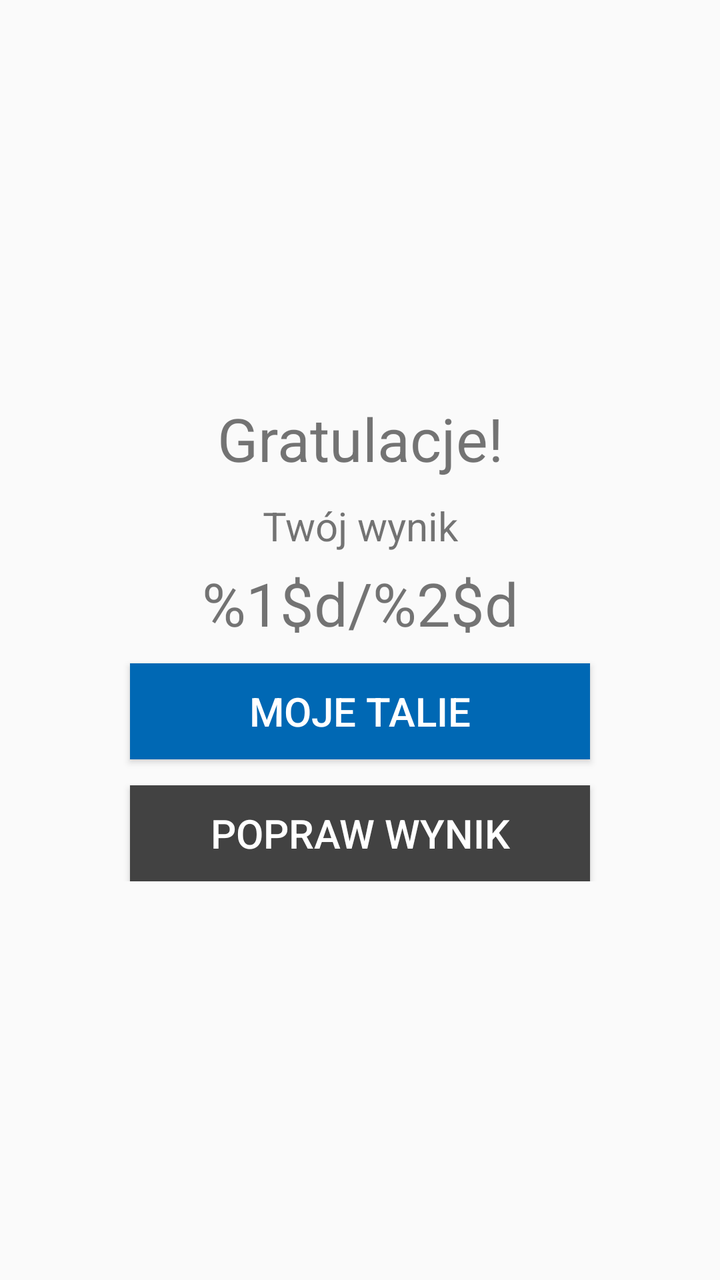
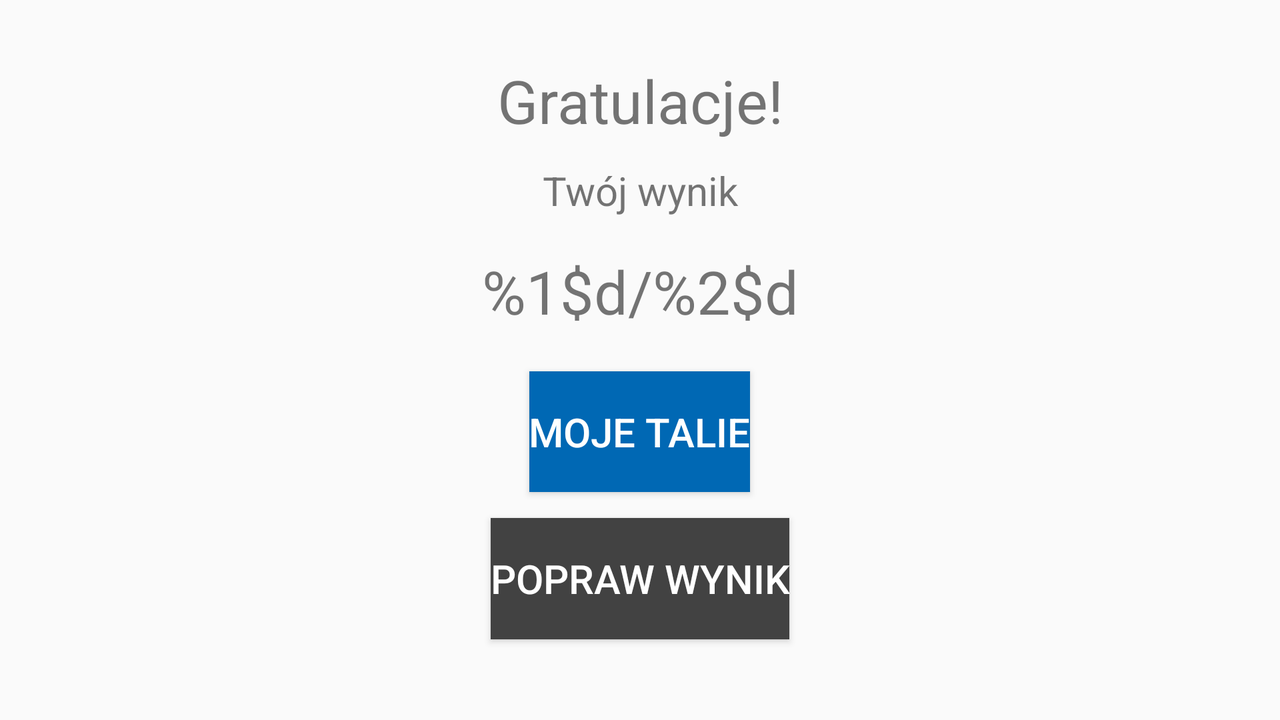

First picture: res/layout/ on a phone held upright. Second picture: the repository's own variant of that layout, on a device whose configuration matches the variant's folder. Source for both follows.
<!-- AndroidManifest.xml: application theme StudyBoxTheme -->
<!-- res/layout/fragment_result.xml -->
<?xml version="1.0" encoding="utf-8"?>
<LinearLayout xmlns:android="http://schemas.android.com/apk/res/android"
    android:layout_width="match_parent"
    android:layout_height="match_parent">

    <ScrollView
        android:layout_width="fill_parent"
        android:layout_height="wrap_content"
        android:layout_gravity="center"
        android:fitsSystemWindows="true">

        <LinearLayout
            android:orientation="vertical"
            android:layout_width="match_parent"
            android:layout_height="wrap_content"
            android:gravity="center">

        <TextView
            android:id="@+id/congrats"
            android:text="@string/congrats"
            android:textSize="@dimen/exam_large_text"
            android:layout_width="match_parent"
            android:layout_height="wrap_content"
            android:gravity="center"
            android:layout_marginBottom="@dimen/exam_element_bottom_margin"/>

        <TextView
            android:id="@+id/your_score"
            android:text="@string/your_score"
            android:textSize="@dimen/exam_medium_text"
            android:gravity="center"
            android:layout_width="match_parent"
            android:layout_height="wrap_content"
            android:layout_marginBottom="@dimen/exam_element_margin" />

        <TextView
            android:id="@+id/total_score"
            android:text="@string/correct_answers"
            android:textSize="@dimen/exam_large_text"
            android:gravity="center"
            android:layout_weight="0.2"
            android:layout_width="match_parent"
            android:layout_height="0dp"
            android:layout_marginBottom="@dimen/exam_element_bottom_margin" />

        <Button
            android:id="@+id/my_decks"
            android:text="@string/my_decks"
            android:textAllCaps="true"
            android:textSize="@dimen/exam_medium_text"
            android:textColor="@color/white"
            android:layout_height="wrap_content"
            android:layout_width="@dimen/result_button_width"
            android:layout_gravity="center"
            android:background="@color/colorDarkBlue"
            android:gravity="center"
            android:layout_marginBottom="@dimen/your_score_bottom_margin"/>

        <Button
            android:id="@+id/improve_result"
            android:text="@string/improve_result"
            android:textAllCaps="true"
            android:textSize="@dimen/exam_medium_text"
            android:textColor="@color/white"
            android:layout_height="wrap_content"
            android:layout_width="@dimen/result_button_width"
            android:layout_gravity="center"
            android:onClick="restartExam"
            android:background="@color/colorGraphite"
            android:gravity="center" />

        </LinearLayout>
    </ScrollView>

</LinearLayout>
<!-- resources referenced by this layout -->
<resources>
  <color name="colorDarkBlue">#0068B4</color>
  <color name="colorGraphite">#424242</color>
  <color name="white">#FFFFFF</color>
  <dimen name="exam_element_bottom_margin">10dp</dimen>
  <dimen name="exam_element_margin">5dp</dimen>
  <dimen name="exam_large_text">30sp</dimen>
  <dimen name="exam_medium_text">20sp</dimen>
  <dimen name="result_button_width">230dp</dimen>
  <dimen name="your_score_bottom_margin">13dp</dimen>
  <string name="congrats">Gratulacje!</string>
  <string name="correct_answers">%1$d/%2$d</string>
  <string name="improve_result">Popraw wynik</string>
  <string name="my_decks">Moje talie</string>
  <string name="your_score">Twój wynik</string>
  <!-- from res/values-v21/ -->
  <style name="StudyBoxTheme" parent="Theme.AppCompat.Light.DarkActionBar">
          <item name="colorPrimaryDark">@color/colorGraphite</item>
          <item name="colorPrimary">@color/colorRaspberry</item>
          <item name="colorAccent">@color/colorDarkBlue</item>
          <item name="android:colorBackground">@color/colorGrey</item>
          <item name="android:windowBackground">@color/colorGrey</item>
          <item name="windowActionBar">false</item>
          <item name="windowNoTitle">true</item>
          <item name="android:windowDrawsSystemBarBackgrounds">true</item>
          <item name="android:statusBarColor">@android:color/transparent</item>
          <item name="android:windowTranslucentStatus">true</item>
      </style>
  <color name="colorRaspberry">#EA0061</color>
  <color name="colorGrey">#FAFAFA</color>
</resources>
<!-- res/layout-land/fragment_result.xml (the repository's variant of the layout above) -->
<!-- drawn on the phone turned sideways -->
<?xml version="1.0" encoding="utf-8"?>
<LinearLayout xmlns:android="http://schemas.android.com/apk/res/android"
    android:layout_width="match_parent"
    android:layout_height="match_parent"
    android:orientation="vertical"
    android:padding="@dimen/exam_layout_padding"
    android:weightSum="1">

    <TextView
        android:id="@+id/congrats"
        android:text="@string/congrats"
        android:textSize="@dimen/exam_large_text"
        android:gravity="bottom|center_horizontal"
        android:layout_weight="0.2"
        android:layout_width="match_parent"
        android:layout_height="0dp"
        android:layout_marginBottom="@dimen/exam_element_bottom_margin"/>

    <TextView
        android:id="@+id/your_score"
        android:text="@string/your_score"
        android:textSize="@dimen/exam_medium_text"
        android:gravity="center"
        android:layout_weight="0.1"
        android:layout_width="match_parent"
        android:layout_height="0dp"
        android:layout_marginBottom="@dimen/exam_element_margin" />

    <TextView
        android:id="@+id/total_score"
        android:text="@string/correct_answers"
        android:textSize="@dimen/exam_large_text"
        android:gravity="center"
        android:layout_weight="0.2"
        android:layout_width="match_parent"
        android:layout_height="0dp"
        android:layout_marginBottom="@dimen/exam_element_bottom_margin" />

    <Button
        android:id="@+id/my_decks"
        android:text="@string/my_decks"
        android:textAllCaps="true"
        android:textSize="@dimen/exam_medium_text"
        android:textColor="@color/white"
        android:layout_weight="0.2"
        android:layout_height="0dp"
        android:layout_width="wrap_content"
        android:layout_gravity="center"
        android:background="@color/colorDarkBlue"
        android:gravity="center"
        android:paddingLeft="@dimen/your_decks_button_padding"
        android:paddingRight="@dimen/your_decks_button_padding"
        android:layout_marginBottom="@dimen/your_score_bottom_margin"/>

    <Button
        android:id="@+id/improve_result"
        android:text="@string/improve_result"
        android:textAllCaps="true"
        android:textSize="@dimen/exam_medium_text"
        android:textColor="@color/white"
        android:layout_weight="0.2"
        android:layout_height="0dp"
        android:layout_width="wrap_content"
        android:paddingLeft="@dimen/improve_result_button_padding"
        android:paddingRight="@dimen/improve_result_button_padding"
        android:layout_gravity="center"
        android:onClick="restartExam"
        android:background="@color/colorGraphite"
        android:gravity="center" />

</LinearLayout>
<!-- resources referenced by the variant -->
<!-- as the phone turned sideways resolves them -->
<resources>
  <color name="colorDarkBlue">#0068B4</color>
  <color name="colorGraphite">#424242</color>
  <color name="white">#FFFFFF</color>
  <dimen name="exam_element_bottom_margin">10dp</dimen>
  <dimen name="exam_element_margin">5dp</dimen>
  <dimen name="exam_large_text">30sp</dimen>
  <dimen name="exam_layout_padding">10dp</dimen>
  <dimen name="exam_medium_text">20sp</dimen>
  <dimen name="your_score_bottom_margin">13dp</dimen>
  <string name="congrats">Gratulacje!</string>
  <string name="correct_answers">%1$d/%2$d</string>
  <string name="improve_result">Popraw wynik</string>
  <string name="my_decks">Moje talie</string>
  <string name="your_score">Twój wynik</string>
  <!-- from res/values-v21/ -->
  <style name="StudyBoxTheme" parent="Theme.AppCompat.Light.DarkActionBar">
          <item name="colorPrimaryDark">@color/colorGraphite</item>
          <item name="colorPrimary">@color/colorRaspberry</item>
          <item name="colorAccent">@color/colorDarkBlue</item>
          <item name="android:colorBackground">@color/colorGrey</item>
          <item name="android:windowBackground">@color/colorGrey</item>
          <item name="windowActionBar">false</item>
          <item name="windowNoTitle">true</item>
          <item name="android:windowDrawsSystemBarBackgrounds">true</item>
          <item name="android:statusBarColor">@android:color/transparent</item>
          <item name="android:windowTranslucentStatus">true</item>
      </style>
  <color name="colorRaspberry">#EA0061</color>
  <color name="colorGrey">#FAFAFA</color>
</resources>
